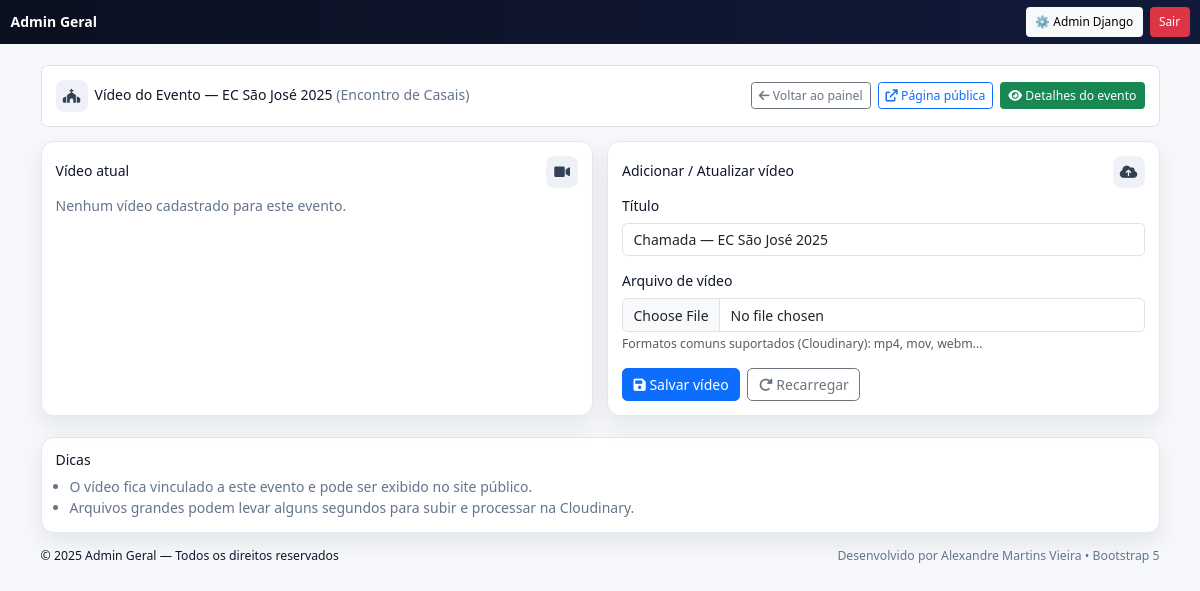
Screenshot of /eventos/casais-ec-sao-jose-2025-2025-10-24/video/ (signed in) with the database file from the repository.
### inscricoes/models.py (models this page shows, shortened)
class EventoAcampamento(models.Model):
    TIPO_ACAMPAMENTO = [
        ('senior',  'Acampamento Sênior'),
        ('juvenil', 'Acampamento Juvenil'),
        ('mirim',   'Acampamento Mirim'),
        ('servos',  'Acampamento de Servos'),
        ('casais',  'Encontro de Casais'),
        ('evento',  'Evento'),
        ('retiro',  'Retiro'),
        ('pagamento', 'Pagamento'),
    ]
    id = models.UUIDField(primary_key=True, default=uuid.uuid4, editable=False)
    nome = models.CharField(max_length=255)
    tipo = models.CharField(max_length=20, choices=TIPO_ACAMPAMENTO)
    data_inicio = models.DateField()
    data_fim = models.DateField()
    inicio_inscricoes = models.DateField()
    fim_inscricoes = models.DateField()
    valor_inscricao = models.DecimalField(
        max_digits=8,
        decimal_places=2,
        default=0.00,
        verbose_name="Valor da Inscrição"
    )
    slug = models.SlugField(unique=True, blank=True)
    paroquia = models.ForeignKey("Paroquia", on_delete=models.CASCADE, related_name="eventos")
    banner = CloudinaryField(null=True, blank=True, verbose_name="Banner do Evento")
    permitir_inscricao_servos = models.BooleanField(
        default=False,
        help_text="Se marcado, o evento de Servos vinculado pode receber inscrições."
    )
    evento_relacionado = models.ForeignKey(
        "self",
        on_delete=models.SET_NULL,
        null=True,
        blank=True,
        related_name="eventos_servos",
        help_text="Se este for um evento de Servos, vincule ao evento principal em que irão servir."
    )
    @property
    def principal(self):
        """Se for servos, retorna o evento principal; caso contrário, None."""
        return self.evento_relacionado if self.is_servos else None
    @property
    def link_inscricao(self):
        return reverse('inscricoes:inscricao_inicial', kwargs={'slug': self.slug})
    class Meta:
        constraints = [
            models.UniqueConstraint(
                fields=["evento_relacionado"],
                condition=Q(tipo="servos"),
                name="uniq_servos_por_evento_principal",
            ),
        ]

class VideoEventoAcampamento(models.Model):
    evento = models.OneToOneField('EventoAcampamento', on_delete=models.CASCADE, related_name='video')
    titulo = models.CharField(max_length=255)
    arquivo = CloudinaryField(resource_type='video', verbose_name="Vídeo do Evento", null=True, blank=True)
    def get_url(self):
        try:
            return self.arquivo.url
        except Exception:
            return ""

### inscricoes/views.py (the view)
# urls.py: path("eventos/<slug:slug>/video/", views.video_evento_form, name="video_evento_form"),
@login_required
def video_evento_form(request, slug):
    evento = get_object_or_404(EventoAcampamento, slug=slug)
    if not (getattr(request.user, "is_superuser", False)
            or (hasattr(request.user, "is_admin_geral") and request.user.is_admin_geral())
            or (hasattr(request.user, "is_admin_paroquia") and request.user.is_admin_paroquia()
                and request.user.paroquia_id == evento.paroquia_id)):
        return HttpResponseForbidden("Você não tem permissão para editar este evento.")
    try:
        video = evento.video
    except VideoEventoAcampamento.DoesNotExist:
        video = None
    if request.method == "POST":
        form = VideoEventoForm(request.POST, request.FILES, instance=video)
        if form.is_valid():
            obj = form.save(commit=False)
            obj.evento = evento
            obj.save()
            messages.success(request, "Vídeo do evento salvo com sucesso!")
            return redirect("inscricoes:video_evento_form", slug=slug)
        else:
            messages.error(request, "Por favor, corrija os erros abaixo.")
    else:
        form = VideoEventoForm(instance=video)
    return render(request, "inscricoes/video_evento_form.html", {
        "evento": evento,
        "form": form,
        "video": video,
    })

### inscricoes/forms.py (shortened to what this page needs)
class VideoEventoForm(forms.ModelForm):
    class Meta:
        model = VideoEventoAcampamento
        fields = ["titulo", "arquivo"]
        widgets = {
            "titulo": forms.TextInput(attrs={
                "placeholder": "Ex.: Aftermovie Acampamento Juvenil 2025",
                "class": "w-full border rounded px-3 py-2"
            }),
        }

### inscricoes/templates/inscricoes/video_evento_form.html (shortened to what this page needs)
{% load static %}
<!doctype html>
<html lang="pt-br">
<head>
  <link href="https://cdn.jsdelivr.net/npm/bootstrap@5.3.3/dist/css/bootstrap.min.css" rel="stylesheet" />
  <link rel="stylesheet"
        href="https://cdnjs.cloudflare.com/ajax/libs/font-awesome/6.0.0/css/all.min.css"
 />
</head>
<body>
<nav class="navbar nav-pro navbar-dark">
  <div class="container-fluid">
    <a class="navbar-brand fw-bold" href="{% url 'inscricoes:admin_geral_dashboard' %}">Admin Geral</a>
    <div class="d-flex align-items-center gap-2 ms-auto">
      <a class="btn btn-sm btn-light" href="http://localhost:8000/admin/" target="_blank" rel="noopener">⚙️ Admin Django</a>
      <form method="POST" action="{% url 'inscricoes:logout' %}" class="m-0">
        <button type="submit" class="btn btn-sm btn-danger">Sair</button>
      </form>
    </div>
  </div>
</nav>
<main class="container py-3 py-lg-4">
  <div class="sticky-topbar border rounded-3 p-3 mb-3 bg-white">
    <div class="d-flex flex-wrap align-items-center justify-content-between gap-2">
      <div class="d-flex align-items-center gap-2">
        {% if paroquia.logo %}
          <img class="avatar-logo" src="{{ paroquia.logo.url }}" alt="Logo {{ paroquia.nome }}">
        {% else %}
          <div class="list-ico"><i class="fa-solid fa-church"></i></div>
        {% endif %}
        <div>
          <h1 class="h6 m-0">Vídeo do Evento — {{ evento.nome }} <span class="text-muted-2">({{ evento.get_tipo_display }})</span></h1>
        </div>
      </div>
      <div class="d-flex flex-wrap gap-2">
        <a href="{% url 'inscricoes:admin_geral_dashboard' %}" class="btn btn-outline-secondary btn-sm">
          <i class="fa-solid fa-arrow-left"></i> Voltar ao painel
        </a>
        <a href="{{ evento.link_inscricao }}" target="_blank" rel="noopener" class="btn btn-outline-primary btn-sm">
          <i class="fa-solid fa-arrow-up-right-from-square"></i> Página pública
        </a>
        <a href="{% url 'inscricoes:evento_participantes' evento.id %}" class="btn btn-success btn-sm">
          <i class="fa-solid fa-eye"></i> Detalhes do evento
        </a>
      </div>
    </div>
  </div>
  <div class="row g-3">
    <div class="col-12 col-lg-6">
      <div class="card-clean p-3 h-100">
        <div class="d-flex align-items-center justify-content-between mb-2">
          <div class="h6 m-0">Vídeo atual</div>
          <div class="list-ico"><i class="fa-solid fa-video"></i></div>
        </div>
        {% if video and video.get_url %}
          <video controls preload="metadata" poster="{% static 'img/video-poster.png' %}">
            <source src="{{ video.get_url }}" type="video/mp4">
            Seu navegador não suporta o elemento de vídeo.
          </video>
          <div class="mt-2">
            <div class="small text-muted-2">URL do vídeo:</div>
            <div class="linkbox">
              <a href="{{ video.get_url }}" target="_blank" rel="noopener">{{ video.get_url }}</a>
            </div>
          </div>
        {% else %}
          <div class="text-muted-2">Nenhum vídeo cadastrado para este evento.</div>
        {% endif %}
      </div>
    </div>
    <div class="col-12 col-lg-6">
      <div class="card-clean p-3 h-100">
        <div class="d-flex align-items-center justify-content-between mb-2">
          <div class="h6 m-0">Adicionar / Atualizar vídeo</div>
          <div class="list-ico"><i class="fa-solid fa-cloud-arrow-up"></i></div>
        </div>
        <form method="post" enctype="multipart/form-data" class="needs-validation" novalidate>
          <div class="mb-3">
            <label for="id_titulo" class="form-label">Título</label>
            <input type="text" name="titulo" id="id_titulo" class="form-control"
                   placeholder="Ex.: Aftermovie Acampamento Juvenil 2025"
                   value="{{ form.titulo.value|default_if_none:'' }}">
          </div>
          <div class="mb-3">
            <label for="id_arquivo" class="form-label">Arquivo de vídeo</label>
            <input type="file" name="arquivo" id="id_arquivo" class="form-control" accept="video/*">
            <div class="form-text">Formatos comuns suportados (Cloudinary): mp4, mov, webm…</div>
          </div>
          <div class="d-flex gap-2">
            <button class="btn btn-primary" type="submit">
              <i class="fa-solid fa-floppy-disk"></i> Salvar vídeo
            </button>
            <a class="btn btn-outline-secondary" href="{% url 'inscricoes:video_evento_form' slug=evento.slug %}">
              <i class="fa-solid fa-rotate-right"></i> Recarregar
            </a>
          </div>
        </form>
      </div>
    </div>
  </div>
  <section class="mt-4">
    <div class="card-clean p-3">
      <div class="h6 m-0 mb-2">Dicas</div>
      <ul class="m-0 ps-3 text-muted-2">
        <li>O vídeo fica vinculado a este evento e pode ser exibido no site público.</li>
        <li>Arquivos grandes podem levar alguns segundos para subir e processar na Cloudinary.</li>
      </ul>
    </div>
  </section>
  <footer class="py-3">
    <div class="d-flex flex-wrap justify-content-between align-items-center">
      <small>© {% now "Y" %} Admin Geral — Todos os direitos reservados</small>
      <small class="text-muted-2">Desenvolvido por Alexandre Martins Vieira • Bootstrap 5</small>
    </div>
  </footer>
</main>
</body>
</html>

### inscricoes/templates/inscricoes/video_evento_form.html (style rules this page uses)
:root { --ink:#0f172a; --muted:#64748b; --g1:#0b1020; --g2:#111a3a; --base-font:14px; }
html { font-size: var(--base-font); }
body { background:#f6f8fb; color:var(--ink); }
.nav-pro { background:linear-gradient(90deg,var(--g1),var(--g2)); }
.navbar .btn { font-size:.85rem; padding:.35rem .6rem; }
.navbar-brand { font-size:1rem; }
.sticky-topbar { position: sticky; top: 0; z-index: 20; background:#ffffffd6; backdrop-filter: blur(6px); }
.card-clean { border:none; box-shadow:0 10px 24px rgba(17,24,39,.08); transition:transform .12s ease, box-shadow .12s ease; border-radius:.9rem; background:#fff; border:1px solid #e5e7eb; }
.text-muted-2 { color:var(--muted); }
.list-ico { width:32px; height:32px; border-radius:.6rem; display:flex; align-items:center; justify-content:center; background:#eef2f7; color:#334155; }

### rows the page displays
EventoAcampamento: nome "EC São José 2025", tipo "Encontro de Casais"
VideoEventoAcampamento: titulo "Chamada — EC São José 2025"
